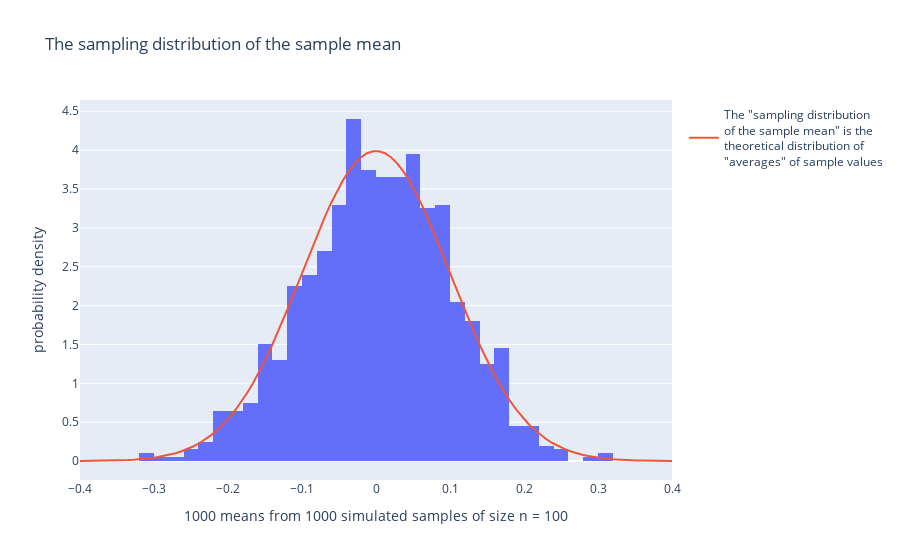

This figure's notebook cell:
### Code cell
# This time the code creates a histogram of example simulations of sample means
# and visualizes the theoretical distribution of the sample means (as a red line)
    
title1 = "The sampling distribution of the sample mean"
title2 = str(number_of_simulations)+' means from '+str(number_of_simulations)+' simulated samples of size n = '+str(n)
fig = px.histogram(pd.DataFrame({title2: simulated_means}), title=title1, x=title2, 
                   histnorm='probability density')    

# add a visualization of "the sampling distribution of the sample mean" into the figure
support = 4*np.array([-1,1])/np.sqrt(n) # the support code here automatically chooses
support = np.linspace(support[0], support[1], 100) # the plotting range for the x-axis
legend = 'The "sampling distribution<br>of the sample mean" is the<br>theoretical distribution of<br>"averages" of sample values'
fig.add_trace(go.Scatter(mode='lines', name=legend, x=support, 
                         y=stats.norm(0,scale=1/np.sqrt(n)).pdf(support)))
fig.show() # USE `fig.show(renderer="png")` FOR ALL GitHub and MarkUs SUBMISSIONS

### Figure 1 — Plotly figure (JSON) as saved in the notebook; plotly's stock layout.template omitted (floating-point values rounded to 4 significant figures; data arrays with more than 128 entries replaced by an {"elided": "..."} marker saying what was removed)
{"data": [{"alignmentgroup": "True", "bingroup": "x", "histnorm": "probability density", "hovertemplate": "1000 means from 1000 simulated samples of size n = 100=%{x}<br>probability density=%{y}<extra></extra>", "legendgroup": "", "marker": {"color": "#636efa", "pattern": {"shape": ""}}, "name": "", "offsetgroup": "", "orientation": "v", "showlegend": false, "type": "histogram", "x": {"elided": "1000 float values"}, "xaxis": "x", "yaxis": "y"}, {"mode": "lines", "name": "The \"sampling distribution<br>of the sample mean\" is the<br>theoretical distribution of<br>\"averages\" of sample values", "type": "scatter", "x": [-0.4, -0.3919, -0.3838, -0.3758, -0.3677, -0.3596, -0.3515, -0.3434, -0.3354, -0.3273, -0.3192, -0.3111, -0.303, -0.2949, -0.2869, -0.2788, -0.2707, -0.2626, -0.2545, -0.2465, -0.2384, -0.2303, -0.2222, -0.2141, -0.2061, -0.198, -0.1899, -0.1818, -0.1737, -0.1657, -0.1576, -0.1495, -0.1414, -0.1333, -0.1253, -0.1172, -0.1091, -0.101, -0.09293, -0.08485, -0.07677, -0.06869, -0.06061, -0.05253, -0.04444, -0.03636, -0.02828, -0.0202, -0.01212, -0.00404, 0.00404, 0.01212, 0.0202, 0.02828, 0.03636, 0.04444, 0.05253, 0.06061, 0.06869, 0.07677, 0.08485, 0.09293, 0.101, 0.1091, 0.1172, 0.1253, 0.1333, 0.1414, 0.1495, 0.1576, 0.1657, 0.1737, 0.1818, 0.1899, 0.198, 0.2061, 0.2141, 0.2222, 0.2303, 0.2384, 0.2465, 0.2545, 0.2626, 0.2707, 0.2788, 0.2869, 0.2949, 0.303, 0.3111, 0.3192, 0.3273, 0.3354, 0.3434, 0.3515, 0.3596, 0.3677, 0.3758, 0.3838, 0.3919, 0.4], "y": [0.001338, 0.001843, 0.002521, 0.003427, 0.004628, 0.006209, 0.008275, 0.01096, 0.01442, 0.01884, 0.02446, 0.03156, 0.04045, 0.0515, 0.06515, 0.08188, 0.1022, 0.1268, 0.1563, 0.1914, 0.2328, 0.2813, 0.3377, 0.4029, 0.4774, 0.5621, 0.6574, 0.764, 0.882, 1.012, 1.153, 1.305, 1.468, 1.64, 1.821, 2.008, 2.2, 2.395, 2.591, 2.783, 2.971, 3.151, 3.32, 3.475, 3.614, 3.734, 3.833, 3.909, 3.96, 3.986, 3.986, 3.96, 3.909, 3.833, 3.734, 3.614, 3.475, 3.32, 3.151, 2.971, 2.783, 2.591, 2.395, 2.2, 2.008, 1.821, 1.64, 1.468, 1.305, 1.153, 1.012, 0.882, 0.764, 0.6574, 0.5621, 0.4774, 0.4029, 0.3377, 0.2813, 0.2328, 0.1914, 0.1563, 0.1268, 0.1022, 0.08188, 0.06515, 0.0515, 0.04045, 0.03156, 0.02446, 0.01884, 0.01442, 0.01096, 0.008275, 0.006209, 0.004628, 0.003427, 0.002521, 0.001843, 0.001338]}], "layout": {"autosize": true, "barmode": "relative", "legend": {"tracegroupgap": 0}, "title": {"text": "The sampling distribution of the sample mean"}, "xaxis": {"anchor": "y", "autorange": true, "domain": [0, 1], "range": [-0.4, 0.4], "title": {"text": "1000 means from 1000 simulated samples of size n = 100"}, "type": "linear"}, "yaxis": {"anchor": "x", "autorange": true, "domain": [0, 1], "range": [-0.243, 4.644], "title": {"text": "probability density"}, "type": "linear"}}}
